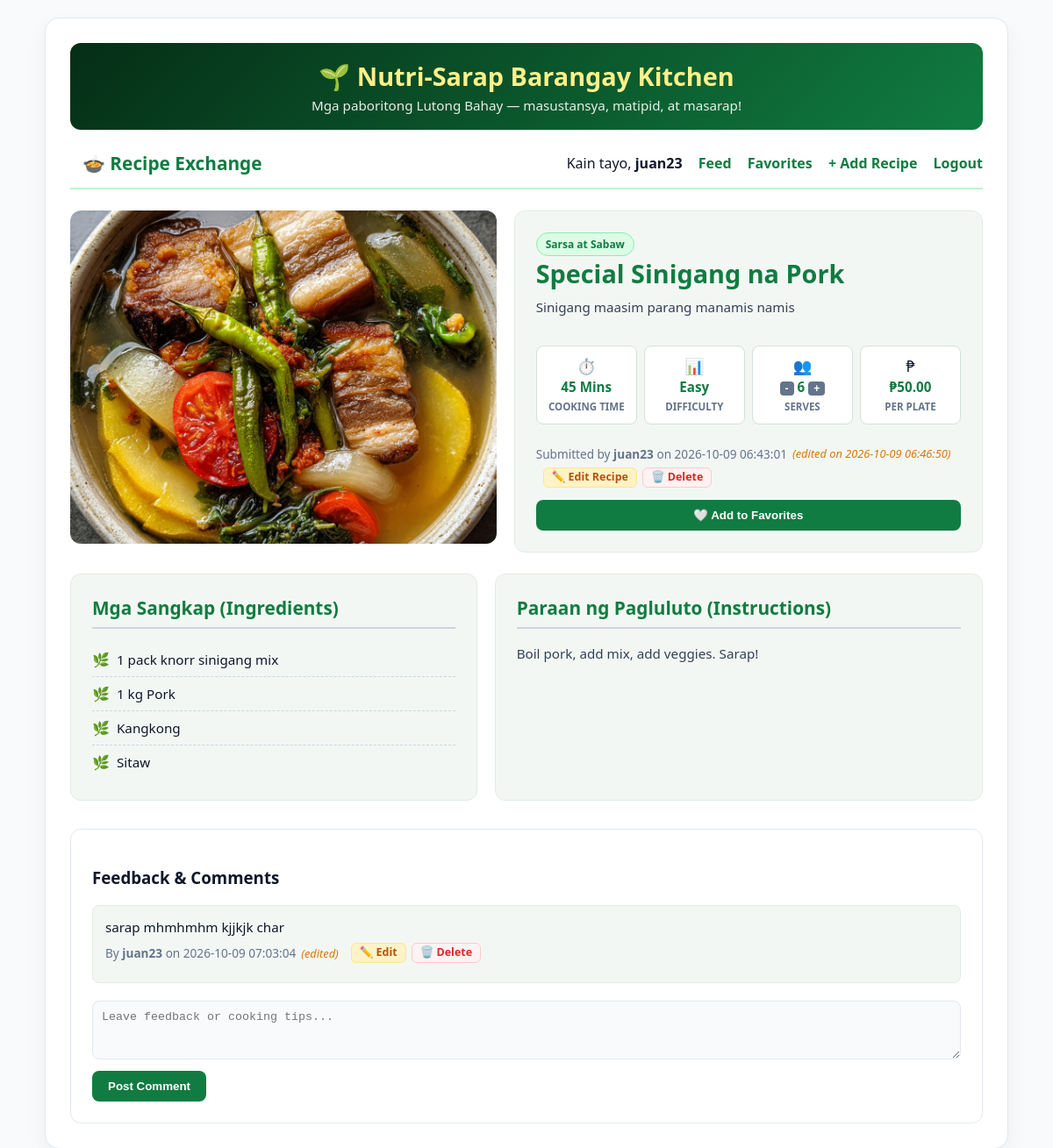
The page /recipe_detail.php?id=3 (signed in) on the database its author committed.
### tables this page shows
CREATE TABLE `recipes` (
  `id` int(11) NOT NULL,
  `user_id` int(11) NOT NULL,
  `category_id` int(11) NOT NULL,
  `title` varchar(150) NOT NULL,
  `description` text NOT NULL,
  `instructions` text NOT NULL,
  `image` varchar(255) DEFAULT NULL,
  `prep_time_mins` int(11) DEFAULT 30,
  `servings` int(11) DEFAULT 4,
  `estimated_cost` decimal(10,2) DEFAULT 150.00,
  `difficulty` enum('Easy','Medium','Hard') DEFAULT 'Easy',
  `is_edited` tinyint(1) DEFAULT 0,
  `created_at` timestamp NOT NULL DEFAULT current_timestamp(),
  `updated_at` timestamp NOT NULL DEFAULT current_timestamp() ON UPDATE current_timestamp()
);

CREATE TABLE `categories` (
  `id` int(11) NOT NULL,
  `name` varchar(50) NOT NULL
);

CREATE TABLE `users` (
  `id` int(11) NOT NULL,
  `username` varchar(50) NOT NULL,
  `email` varchar(100) NOT NULL,
  `password` varchar(255) NOT NULL,
  `created_at` timestamp NOT NULL DEFAULT current_timestamp()
);

CREATE TABLE `ingredients` (
  `id` int(11) NOT NULL,
  `recipe_id` int(11) NOT NULL,
  `item_name` varchar(150) NOT NULL
);

CREATE TABLE `comments` (
  `id` int(11) NOT NULL,
  `recipe_id` int(11) NOT NULL,
  `user_id` int(11) NOT NULL,
  `content` text NOT NULL,
  `is_edited` tinyint(1) DEFAULT 0,
  `created_at` timestamp NOT NULL DEFAULT current_timestamp(),
  `updated_at` timestamp NOT NULL DEFAULT current_timestamp() ON UPDATE current_timestamp()
);

### recipe_detail.php (the view, shortened to what this page needs)
<?php
require_once 'db.php';
$recipeId = (int) ($_GET['id'] ?? 0);
$stmt = $pdo->prepare('
    SELECT r.*, u.username, c.name AS category_name
    FROM recipes r
    JOIN users u ON r.user_id = u.id
    JOIN categories c ON r.category_id = c.id
    WHERE r.id = :id
');
$stmt->execute(['id' => $recipeId]);
$recipe = $stmt->fetch();
$ingStmt = $pdo->prepare('SELECT * FROM ingredients WHERE recipe_id = :id');
$ingStmt->execute(['id' => $recipeId]);
$ingredients = $ingStmt->fetchAll();
$comStmt = $pdo->prepare('
    SELECT c.*, u.username
    FROM comments c
    JOIN users u ON c.user_id = u.id
    WHERE c.recipe_id = :id
    ORDER BY c.created_at ASC
');
$comStmt->execute(['id' => $recipeId]);
$comments = $comStmt->fetchAll();
$favStmt = $pdo->prepare('SELECT 1 FROM favorites WHERE user_id = :u AND recipe_id = :r');
$favStmt->execute(['u' => $_SESSION['user_id'], 'r' => $recipeId]);
$isFavorited = (bool) $favStmt->fetch();
require_once 'header.php';
?>
<div class="recipe-hero">
    <div class="hero-image-box">
        <?php if (!empty($recipe['image']) && file_exists('uploads/' . $recipe['image'])): ?>
            <img src="uploads/<?= htmlspecialchars($recipe['image']) ?>" alt="<?= htmlspecialchars($recipe['title']) ?>">
        <?php else: ?>
            <div class="hero-placeholder">🍲</div>
        <?php endif; ?>
    </div>
    <div class="hero-info-box">
        <div>
            <span class="badge"><?= htmlspecialchars($recipe['category_name']) ?></span>
            <h1><?= htmlspecialchars($recipe['title']) ?></h1>
            <p><?= htmlspecialchars($recipe['description']) ?></p>
        </div>
        <div class="stat-grid">
            <div class="stat-card">
                <span class="stat-icon">⏱️</span>
                <span class="stat-val"><?= (int)$recipe['prep_time_mins'] ?> Mins</span>
                <span class="stat-lbl">Cooking Time</span>
            </div>
            <div class="stat-card">
                <span class="stat-icon">📊</span>
                <span class="stat-val"><?= htmlspecialchars($recipe['difficulty']) ?></span>
                <span class="stat-lbl">Difficulty</span>
            </div>
            <div class="stat-card">
                <span class="stat-icon">👥</span>
                <span class="stat-val">
                    <button type="button" id="btnMinus" class="btn btn-secondary btn-mini">-</button>
                    <span id="currentServings"><?= (int)$recipe['servings'] ?></span>
                    <button type="button" id="btnPlus" class="btn btn-secondary btn-mini">+</button>
                </span>
                <span class="stat-lbl">Serves</span>
            </div>
            <div class="stat-card">
                <span class="stat-icon">₱</span>
                <span id="costPerPlate" class="stat-val">₱<?= number_format($recipe['estimated_cost'] / max(1, $recipe['servings']), 2) ?></span>
                <span class="stat-lbl">Per Plate</span>
            </div>
        </div>
        <div>
            <div class="meta" style="margin-bottom: 14px; display: flex; align-items: center; flex-wrap: wrap; gap: 6px;">
                <span>Submitted by <strong><?= htmlspecialchars($recipe['username']) ?></strong> on <?= $recipe['created_at'] ?></span>
                <?php if ($recipe['is_edited']): ?>
                    <span class="edited-tag">(edited on <?= $recipe['updated_at'] ?>)</span>
                <?php endif; ?>
                <?php if ($recipe['user_id'] == $_SESSION['user_id']): ?>
                    <span class="action-links">
                        <a href="recipe_edit.php?id=<?= $recipe['id'] ?>" class="btn-action btn-action-edit">✏️ Edit Recipe</a>
                        <a href="recipe_delete.php?id=<?= $recipe['id'] ?>" onclick="return confirm('Delete this recipe?')" class="btn-action btn-action-delete">🗑️ Delete</a>
                    </span>
                <?php endif; ?>
            </div>
            <button id="favBtn" class="btn <?= $isFavorited ? 'btn-danger' : '' ?>" style="width: 100%;">
                <?= $isFavorited ? '❤️ Saved in Favorites' : '🤍 Add to Favorites' ?>
            </button>
        </div>
    </div>
</div>
<div class="recipe-body-grid">
    <div class="content-card">
        <h3>Mga Sangkap (Ingredients)</h3>
        <ul class="ingredient-list">
            <?php foreach ($ingredients as $ing): ?>
                <li><span class="leaf-icon">🌿</span> <?= htmlspecialchars($ing['item_name']) ?></li>
            <?php endforeach; ?>
        </ul>
    </div>
    <div class="content-card">
        <h3>Paraan ng Pagluluto (Instructions)</h3>
        <div style="line-height: 1.6; font-size: 0.95rem; color: #334155;">
            <?= nl2br(htmlspecialchars($recipe['instructions'])) ?>
        </div>
    </div>
</div>
<div style="margin-top: 32px; background: #ffffff; padding: 24px; border-radius: 12px; border: 1px solid var(--border);">
    <h3>Feedback & Comments</h3>
    <?php foreach ($comments as $com): ?>
        <div style="background: var(--card-subtle); padding: 14px; border-radius: 8px; margin-bottom: 12px; border: 1px solid #e0ebe3;">
            <p style="margin: 0 0 8px 0; font-size: 0.95rem;"><?= nl2br(htmlspecialchars($com['content'])) ?></p>
            <div class="meta" style="display: flex; align-items: center; flex-wrap: wrap; gap: 6px;">
                <span>By <strong><?= htmlspecialchars($com['username']) ?></strong> on <?= $com['created_at'] ?></span>
                <?php if ($com['is_edited']): ?>
                    <span class="edited-tag">(edited)</span>
                <?php endif; ?>
                <?php if ($com['user_id'] == $_SESSION['user_id']): ?>
                    <span class="action-links">
                        <a href="comment_edit.php?id=<?= $com['id'] ?>" class="btn-action btn-action-edit">✏️ Edit</a>
                        <a href="comment_delete.php?id=<?= $com['id'] ?>" onclick="return confirm('Delete comment?')" class="btn-action btn-action-delete">🗑️ Delete</a>
                    </span>
                <?php endif; ?>
            </div>
        </div>
    <?php endforeach; ?>
    <form method="POST" action="comment_create.php" style="margin-top: 16px;">
        <textarea name="content" rows="3" placeholder="Leave feedback or cooking tips..." required></textarea>
        <button type="submit" style="margin-top: 8px;">Post Comment</button>
    </form>
</div>
<?php require_once 'footer.php'; ?>

### header.php (style rules this page uses)
:root { --primary: #107c41; --primary-hover: #0b592e; --accent: #d97706; --bg: #f8fafc; --card-bg: #ffffff; --card-subtle: #f3f7f4; --text-main: #0f172a; --text-muted: #64748b; --border: #e2e8f0; --req: #dc2626; }
body { font-family: 'Segoe UI', Tahoma, Geneva, Verdana, sans-serif; background: var(--bg); color: var(--text-main); margin: 0; padding: 20px; }
.recipe-hero { display: grid; grid-template-columns: 1fr 1.1fr; gap: 20px; margin-bottom: 24px; border-radius: 12px; overflow: hidden; }
.hero-image-box img { width: 100%; height: 100%; min-height: 280px; max-height: 380px; object-fit: cover; border-radius: 12px; }
.hero-info-box { background: var(--card-subtle); padding: 24px; border-radius: 12px; display: flex; flex-direction: column; justify-content: space-between; border: 1px solid #e0ebe3; }
.hero-info-box h1 { margin: 0 0 8px 0; color: var(--primary); font-size: 1.8rem; font-weight: 800; }
.hero-info-box p { color: #334155; margin: 0 0 16px 0; line-height: 1.5; font-size: 0.95rem; }
.stat-grid { display: grid; grid-template-columns: repeat(4, 1fr); gap: 8px; margin: 16px 0; }
.stat-card { background: #ffffff; padding: 10px 6px; border-radius: 8px; text-align: center; border: 1px solid #d1e2d6; }
.stat-icon { font-size: 1.1rem; display: block; margin-bottom: 2px; }
.stat-val { font-weight: 800; color: var(--primary); font-size: 0.95rem; display: block; }
.stat-lbl { font-size: 0.72rem; color: var(--text-muted); font-weight: 600; text-transform: uppercase; }
.recipe-body-grid { display: grid; grid-template-columns: 1fr 1.2fr; gap: 20px; margin-top: 24px; }
.content-card { background: var(--card-subtle); padding: 24px; border-radius: 12px; border: 1px solid #e0ebe3; }
.content-card h3 { color: var(--primary); margin-top: 0; margin-bottom: 16px; font-size: 1.3rem; border-bottom: 2px solid #cbd5e1; padding-bottom: 8px; }
.ingredient-list { list-style: none; padding: 0; margin: 0; }
.ingredient-list li { padding: 8px 0; border-bottom: 1px dashed #cbd5e1; display: flex; align-items: center; gap: 8px; font-size: 0.95rem; }
.ingredient-list li:last-child { border-bottom: none; }
.leaf-icon { color: var(--primary); font-size: 1rem; }
.badge { background: #dcfce7; color: var(--primary); padding: 4px 10px; border-radius: 20px; font-size: 0.75rem; font-weight: 700; border: 1px solid #86efac; display: inline-block; }
.meta { font-size: 0.85rem; color: var(--text-muted); margin: 8px 0; }
.edited-tag { color: var(--accent); font-style: italic; font-size: 0.8rem; }
input, select, textarea { width: 100%; padding: 10px; background: #f8fafc; border: 1px solid var(--border); color: var(--text-main); border-radius: 8px; box-sizing: border-box; margin-top: 4px; }
button, .btn { background: var(--primary); color: white; border: none; padding: 10px 18px; border-radius: 8px; cursor: pointer; font-weight: 700; text-decoration: none; display: inline-block; }
.btn-secondary { background: #64748b; }
.btn-mini { padding: 2px 6px; font-size: 0.75rem; border-radius: 4px; line-height: 1; }
.action-links { display: inline-flex; align-items: center; gap: 6px; margin-left: 8px; vertical-align: middle; }
.btn-action { display: inline-flex; align-items: center; gap: 4px; padding: 3px 9px; font-size: 0.78rem; font-weight: 700; border-radius: 6px; text-decoration: none; transition: all 0.2s ease-in-out; line-height: 1.2; }
.btn-action-edit { background: #fef3c7; color: #b45309; border: 1px solid #fde68a; }
.btn-action-delete { background: #fef2f2; color: #dc2626; border: 1px solid #fecaca; }

### rows shown on the page
recipes: image (picture), category.name "Sarsa at Sabaw", title "Special Sinigang na Pork", description "Sinigang maasim parang manamis namis", prep_time_mins "45", difficulty "Easy", servings "6", estimated_cost+servings "50.00", user.username "juan23", created_at "2026-10-09 06:43:01", updated_at "2026-10-09 06:46:50", instructions "Boil pork, add mix, add veggies. Sarap!"
ingredients: item_name "1 pack knorr sinigang mix"
ingredients: item_name "1 kg Pork"
ingredients: item_name "Kangkong"
ingredients: item_name "Sitaw"
comments: content "sarap mhmhmhm kjjkjk char", user.username "juan23", created_at "2026-10-09 07:03:04", is_edited "(edited)"

### other values the page prints
$_SESSION['username'] "juan23"
